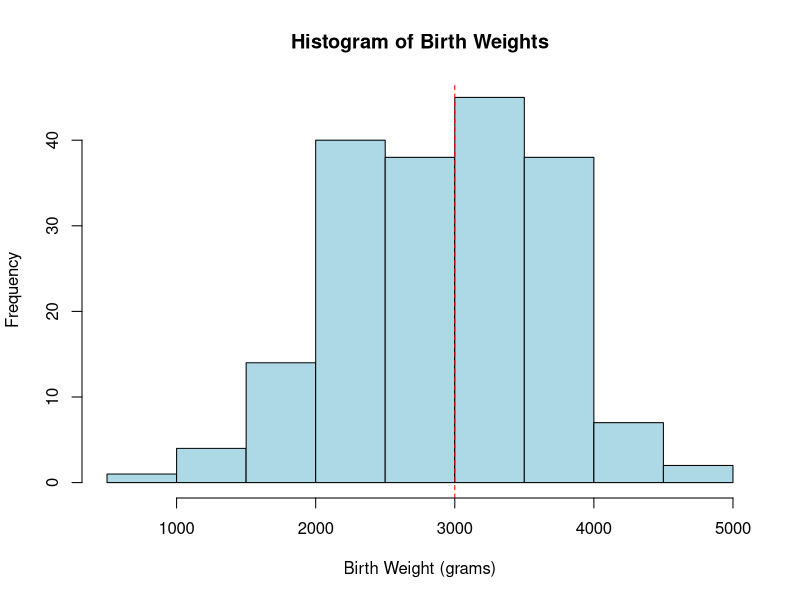

Write the R code that produced this figure. (Note: this script raises an error after producing the figure.)
# Author: Daniel Soden
# I declare all of this work as my own

# Importing our dataset

baby_data <- read.csv("project_data_2025.csv")

# Question 1: Hypothesis test for mean birth weight

q1_mean <- mean(baby_data$bwt) # Mean body weight of sample 
q1_sd_sample <- sd(baby_data$bwt) # Standard deviation of sample
n <- length(baby_data$bwt) # Sample size

png(file="histogram_q1.png") # Png file created on run for report
hist(baby_data$bwt, main="Histogram of Birth Weights", xlab="Birth Weight (grams)", ylab="Frequency", col="lightblue")
abline(v=3000, col="red", lty=2) 
dev.off()

population_mean_hypothesized <- 3000 # Provided sample mean from 30
population_sd_known <- 500 # Provided standard deviation

z_score <- (q1_mean - population_mean_hypothesized) / (population_sd_known / sqrt(n)) # - Formula for test statistic of mean
p_value <- pnorm(z_statistic, lower.tail = FALSE)

print(paste("Sample Mean:", q1_mean))
print(paste("Sample SD:", q1_sd_sample))
print(paste("Sample Size:", n))
print(paste("Z-score:", z_statistic))
print(paste("P-value:", p_value))

# Question 2: Confidence interval for mean birth weight

z <- 1.96 # 95% confidence interval
resAdd <- population_mean_hypothesized + (z*(population_sd_known/sqrt(n))) 
resSubtract <- population_mean_hypothesized - (z*(population_sd_known/sqrt(n))) 

print(paste("95% chance that the population weight lies in(", resAdd,",",resSubtract,")"))